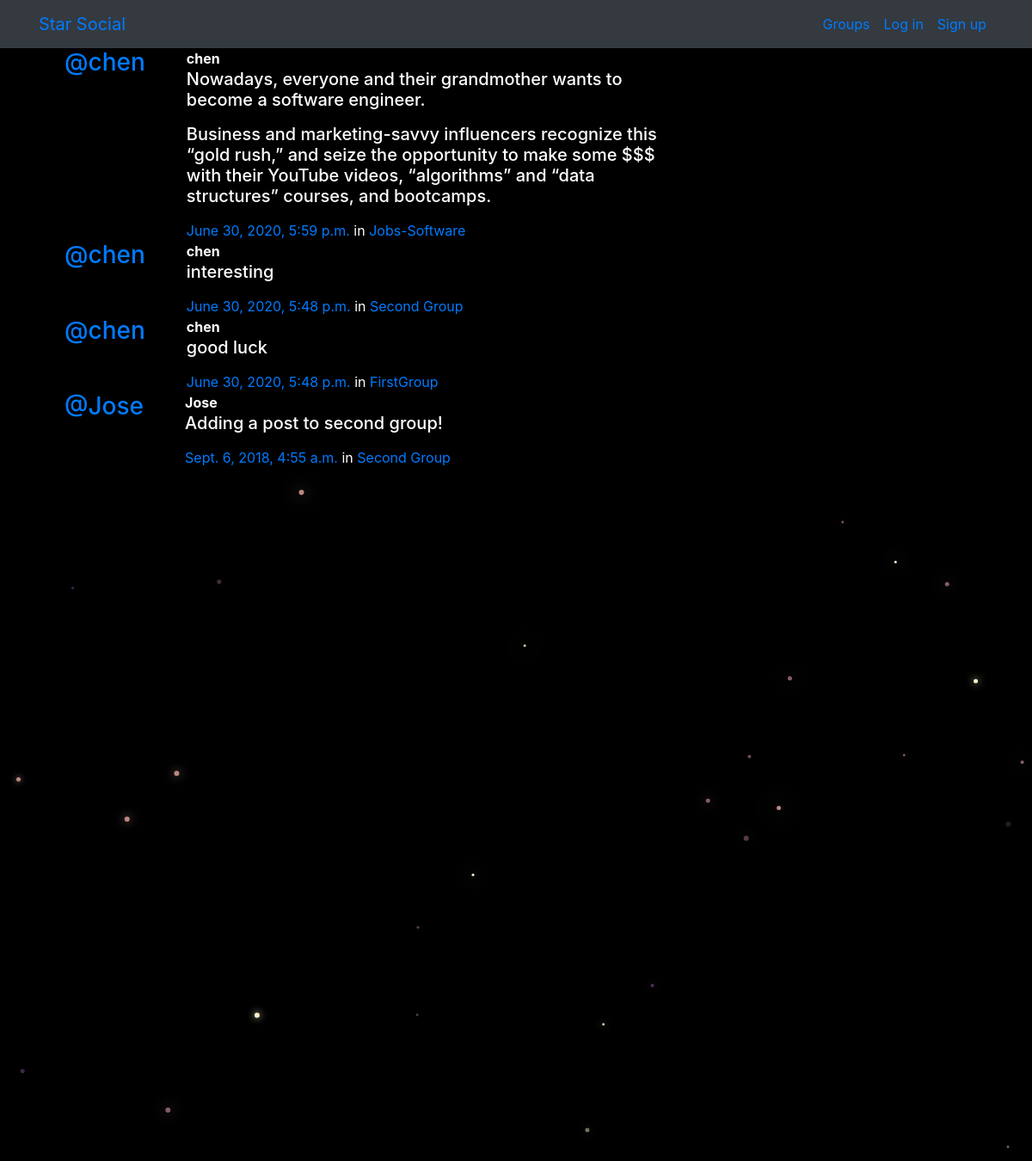
The app's page /posts/, older data.
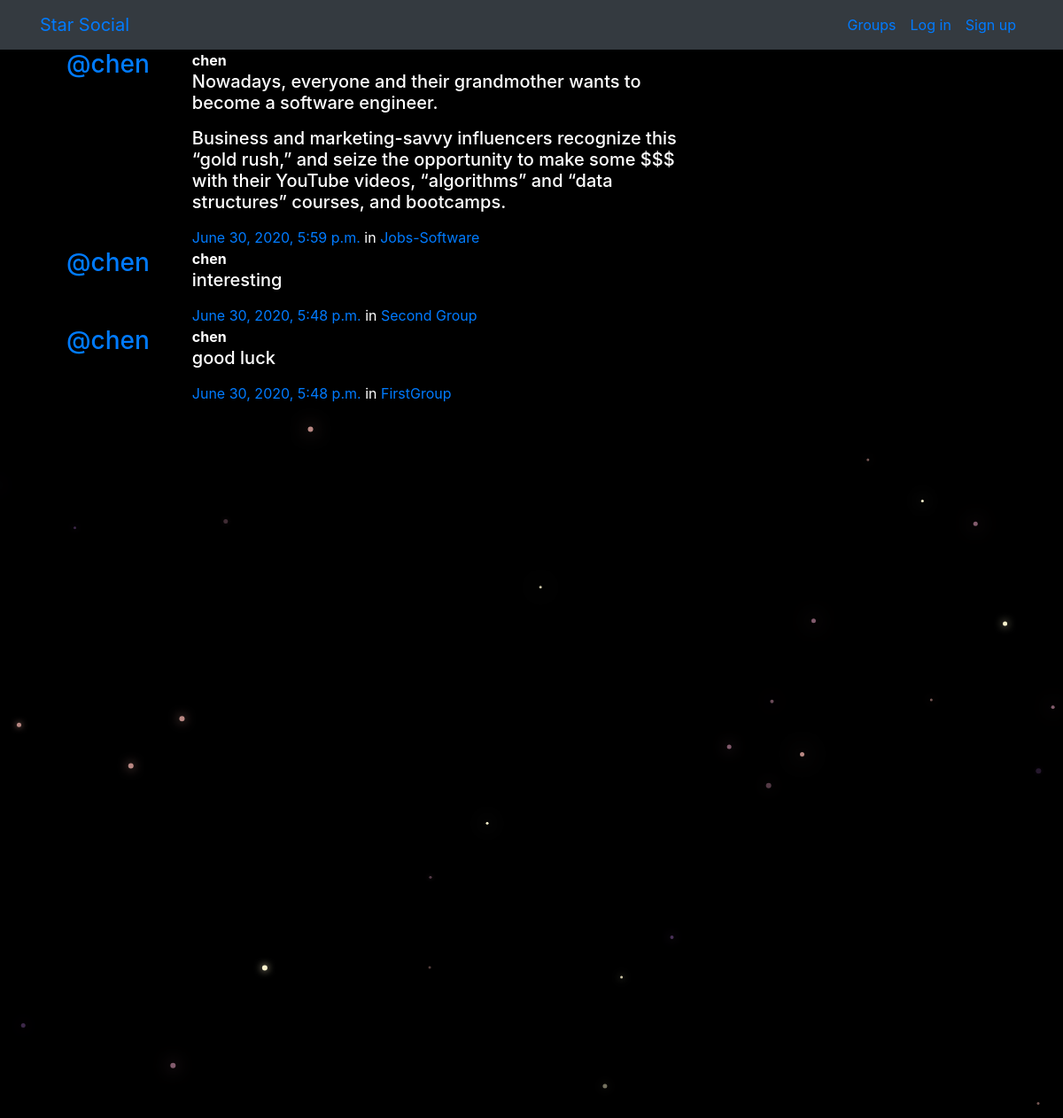
The same page, newer data.
### posts/models.py (models this page shows, shortened)
class Post(models.Model):
    user = models.ForeignKey(User, related_name="posts",on_delete=models.CASCADE)
    created_at = models.DateTimeField(auto_now=True)
    message = models.TextField()
    message_html = models.TextField(editable=False)
    group = models.ForeignKey(Group, related_name="posts",null=True, blank=True,on_delete=models.CASCADE)
    class Meta:
        ordering = ["-created_at"]
        unique_together = ["user", "message"]

### groups/models.py (models this page shows, shortened)
class Group(models.Model):
    name = models.CharField(max_length=255, unique=True)
    slug = models.SlugField(allow_unicode=True, unique=True)
    description = models.TextField(blank=True, default='')
    description_html = models.TextField(editable=False, default='', blank=True)
    members = models.ManyToManyField(User,through="GroupMember")
    class Meta:
        ordering = ["name"]

### posts/views.py (the view)
# urls.py: path('', views.PostList.as_view(), name="all"),
class PostList(SelectRelatedMixin, generic.ListView):
    model = models.Post
    select_related = ("user", "group")

### posts/templates/posts/post_list.html (shortened to what this page needs)
{% extends "posts/post_base.html" %}
{% load humanize %}
{% block post_content %}
<div class="col-md-8">
	{% for post in post_list %}
  {% include "posts/_post.html" %}
	{% endfor %}
</div>
{% endblock %}

### posts/templates/posts/_post.html (shortened to what this page needs)
<div class="media">
	<h3 class="mr-5"><a href="{% url 'posts:for_user' username=post.user.username %}">@{{ post.user.username }}</a></h3>
	<div class="media-body">
		<strong>{{ post.user.username }}</strong>
		<h5>{{ post.message_html|safe }}</h5>
			<time class="time"><a href="{% url 'posts:single' username=post.user.username pk=post.pk %}">{{ post.created_at }}</a></time>
			{% if post.group %}
			<span class="group-name">in <a href="#">{{ post.group.name }}</a></span>
			{% endif %}
	</div>
</div>

Row changes from the older to the newer data that the page shows:
removed Post: user.username "Jose", message_html "Adding a post to second group!", created_at "Sept. 6, 2018, 4:55 a.m.", group.name "Second Group"
